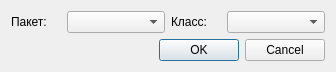
<?xml version="1.0" encoding="UTF-8"?>
<ui version="4.0">
 <class>ProtoTypeDialog</class>
 <widget class="QDialog" name="ProtoTypeDialog">
  <property name="geometry">
   <rect>
    <x>0</x>
    <y>0</y>
    <width>336</width>
    <height>69</height>
   </rect>
  </property>
  <property name="windowTitle">
   <string>Dialog</string>
  </property>
  <layout class="QVBoxLayout" name="verticalLayout">
   <item>
    <layout class="QHBoxLayout" name="horizontalLayout">
     <item>
      <widget class="QLabel" name="label">
       <property name="maximumSize">
        <size>
         <width>50</width>
         <height>16777215</height>
        </size>
       </property>
       <property name="text">
        <string>Пакет:</string>
       </property>
      </widget>
     </item>
     <item>
      <widget class="QComboBox" name="cbPackage"/>
     </item>
     <item>
      <widget class="QLabel" name="label_2">
       <property name="maximumSize">
        <size>
         <width>50</width>
         <height>16777215</height>
        </size>
       </property>
       <property name="text">
        <string>Класс:</string>
       </property>
      </widget>
     </item>
     <item>
      <widget class="QComboBox" name="cbClass"/>
     </item>
    </layout>
   </item>
   <item>
    <widget class="QDialogButtonBox" name="buttonBox">
     <property name="orientation">
      <enum>Qt::Horizontal</enum>
     </property>
     <property name="standardButtons">
      <set>QDialogButtonBox::Cancel|QDialogButtonBox::Ok</set>
     </property>
    </widget>
   </item>
  </layout>
 </widget>
 <resources/>
 <connections>
  <connection>
   <sender>buttonBox</sender>
   <signal>accepted()</signal>
   <receiver>ProtoTypeDialog</receiver>
   <slot>accept()</slot>
   <hints>
    <hint type="sourcelabel">
     <x>248</x>
     <y>254</y>
    </hint>
    <hint type="destinationlabel">
     <x>157</x>
     <y>274</y>
    </hint>
   </hints>
  </connection>
  <connection>
   <sender>buttonBox</sender>
   <signal>rejected()</signal>
   <receiver>ProtoTypeDialog</receiver>
   <slot>reject()</slot>
   <hints>
    <hint type="sourcelabel">
     <x>316</x>
     <y>260</y>
    </hint>
    <hint type="destinationlabel">
     <x>286</x>
     <y>274</y>
    </hint>
   </hints>
  </connection>
 </connections>
</ui>
